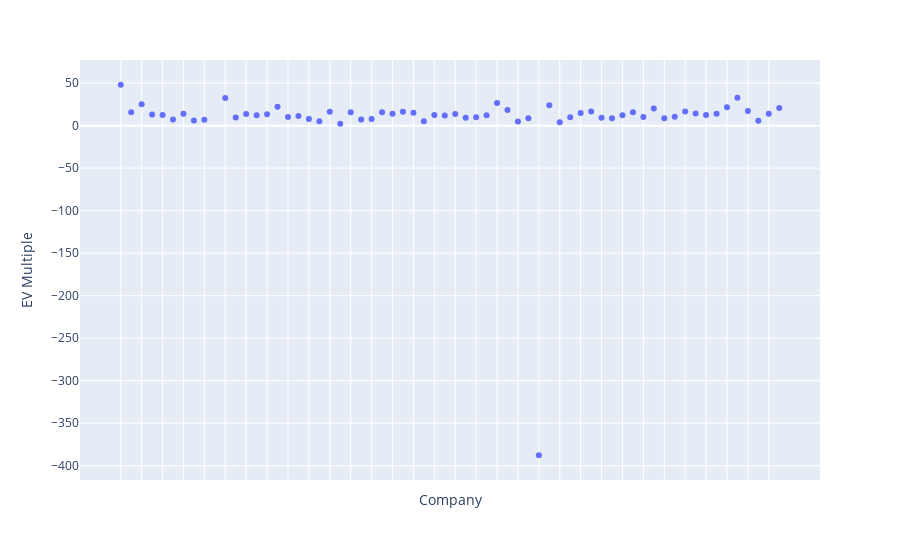

Write notebook code for a chart like this one.
### Markdown cell above
We once again see a the same trend when comparing Tesla's P/S ratio with other companies in this sector. Given that Tesla is a growth company and currently lacks consistent profits the P/S ratio would be a more realistic metric when analysing Tesla's current share price. The relatively high P/S ratio would however suggest that Tesla's stock price per dollar of sales would not offer good value for someone with a value investing strategy.

## Enterprise Value Multiple

### Code cell
fig = px.scatter(df[df['sector'] == 'Consumer Discretionary'], 
                 x='ticker', 
                 y='enterprise_value_multiple',
                 hover_name = 'company',
                 labels={'enterprise_value_multiple': 'EV Multiple',
                        'ticker': 'Company'},

                 )

fig.update_xaxes(showticklabels=False)

fig.show()

### Figure 1 — Plotly figure (JSON) as saved in the notebook; plotly's stock layout.template omitted (floating-point values rounded to 4 significant figures)
{"data": [{"hovertemplate": "<b>%{hovertext}</b><br><br>Company=%{x}<br>EV Multiple=%{y}<extra></extra>", "hovertext": ["Tesla", "Advance Auto Parts", "Amazon.com Inc.", "Aptiv PLC", "AutoZone Inc", "Best Buy Co. Inc.", "Booking Holdings Inc", "BorgWarner", "Carmax Inc", "Carnival Corp.", "Chipotle Mexican Grill", "D. R. Horton", "Darden Restaurants", "Dollar General", "Dollar Tree", "Domino's Pizza", "eBay Inc.", "Expedia Group", "Ford Motor Company", "Gap Inc.", "Garmin Ltd.", "General Motors", "Genuine Parts", "H&R Block", "Hanesbrands Inc", "Harley-Davidson", "Hasbro Inc.", "Hilton Worldwide Holdings Inc", "Home Depot", "Kohl's Corp.", "L Brands Inc.", "Las Vegas Sands", "Leggett & Platt", "Lennar Corp.", "LKQ Corporation", "Lowe's Cos.", "Marriott Int'l.", "McDonald's Corp.", "MGM Resorts International", "Mohawk Industries", "Newell Brands", "Nike", "Nordstrom", "Norwegian Cruise Line Holdings", "NVR Inc", "O'Reilly Automotive", "PulteGroup", "PVH Corp.", "Ralph Lauren Corporation", "Ross Stores", "Royal Caribbean Cruises Ltd", "Starbucks Corp.", "Tapestry, Inc.", "Target Corp.", "Tiffany & Co.", "TJX Companies Inc.", "Tractor Supply Company", "Ulta Beauty", "Under Armour Class A", "Under Armour Class C", "V.F. Corp.", "Whirlpool Corp.", "Wynn Resorts Ltd", "Yum! Brands Inc"], "legendgroup": "", "marker": {"color": "#636efa", "symbol": "circle"}, "mode": "markers", "name": "", "showlegend": false, "type": "scatter", "x": ["TSLA", "AAP", "AMZN", "APTV", "AZO", "BBY", "BKNG", "BWA", "KMX", "CCL", "CMG", "DHI", "DRI", "DG", "DLTR", "DPZ", "EBAY", "EXPE", "F", "GPS", "GRMN", "GM", "GPC", "HRB", "HBI", "HOG", "HAS", "HLT", "HD", "KSS", "LB", "LVS", "LEG", "LEN", "LKQ", "LOW", "MAR", "MCD", "MGM", "MHK", "NWL", "NKE", "JWN", "NCLH", "NVR", "ORLY", "PHM", "PVH", "RL", "ROST", "RCL", "SBUX", "TPR", "TGT", "TIF", "TJX", "TSCO", "ULTA", "UAA", "UA", "VFC", "WHR", "WYNN", "YUM"], "xaxis": "x", "y": [48.09, 15.83, 25.09, 13.24, 12.57, 7.136, 14.13, 6.009, 6.959, null, 32.63, 9.669, 13.81, 12.13, 13.31, 22.34, 10.09, 11.29, 7.772, 5.049, 16.21, 2.183, 15.69, 7.196, 7.807, 15.84, 14.04, 16.26, 15.3, 5.13, 12.54, 11.98, 13.71, 9.217, 9.73, 12.14, 26.51, 18.45, 4.778, 8.666, -387.7, 23.84, 3.92, 9.847, 14.9, 16.62, 9.214, 8.546, 12.09, 15.77, 10.11, 20.12, 8.77, 10.41, 16.55, 14.33, 12.58, 13.91, 21.75, 32.81, 17.23, 5.761, 14.08, 20.85], "yaxis": "y"}], "layout": {"legend": {"tracegroupgap": 0}, "margin": {"t": 60}, "xaxis": {"anchor": "y", "domain": [0, 1], "showticklabels": false, "title": {"text": "Company"}}, "yaxis": {"anchor": "x", "domain": [0, 1], "title": {"text": "EV Multiple"}}}}
